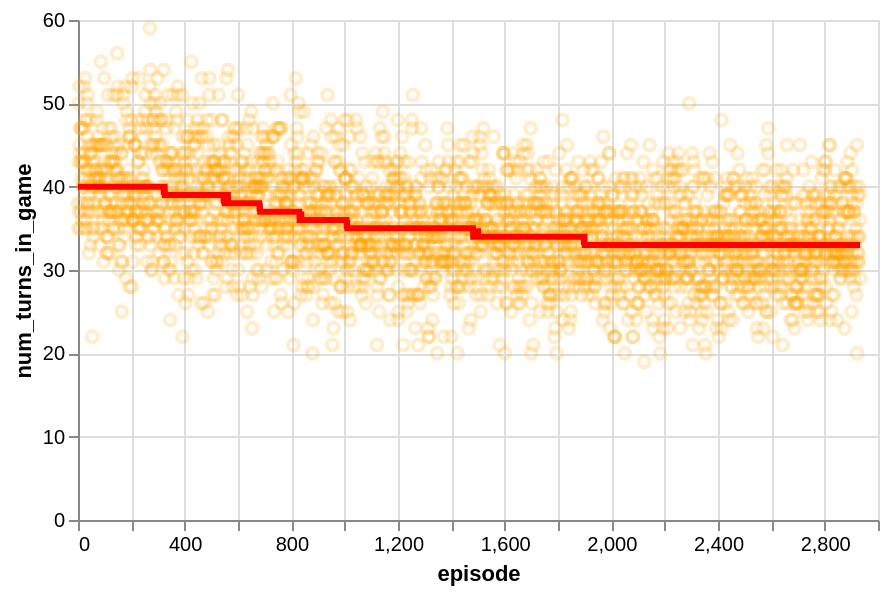

Notebook code for this chart:
### Code cell
plot_training_metric(smart2, metric="num_turns_in_game")

### Figure 1 — Vega-Lite specification as saved in the notebook (floating-point values rounded to 4 significant figures; data arrays with more than 128 entries replaced by an {"elided": "..."} marker saying what was removed)
{"config": {"view": {"continuousWidth": 300, "continuousHeight": 300}}, "layer": [{"mark": {"type": "point", "color": "orange", "opacity": 0.2}, "encoding": {"x": {"field": "episode", "type": "quantitative"}, "y": {"field": "num_turns_in_game", "title": "num_turns_in_game", "type": "quantitative"}}}, {"mark": {"type": "line", "color": "red", "size": 3}, "encoding": {"x": {"field": "episode", "type": "quantitative"}, "y": {"field": "rolling_mean", "type": "quantitative"}}, "transform": [{"window": [{"op": "median", "field": "num_turns_in_game", "as": "rolling_mean"}], "frame": [-293, 293]}]}], "data": {"name": "data-f73e69f3a50e7f58149e9a8161dac746"}, "height": 250, "width": 400, "$schema": "https://vega.github.io/schema/vega-lite/v5.17.0.json", "datasets": {"data-f73e69f3a50e7f58149e9a8161dac746": {"elided": "2934 records"}}}
